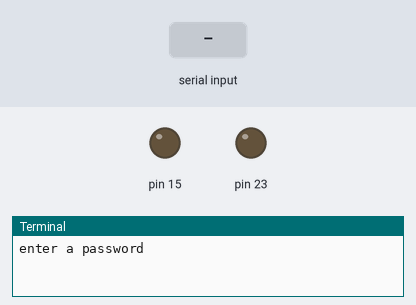
Bench run of a program on a simulated Raspberry Pi (header pin numbers). On the bench: output pins drawn as LEDs (lit = HIGH), the last lines printed to the terminal. Dashed ring = blinking. Inputs (shaded band) come from the test bench.

Above: at 1.2 s.
1.3 s: "1" typed at the terminal, then Enter
At 1.7 s:
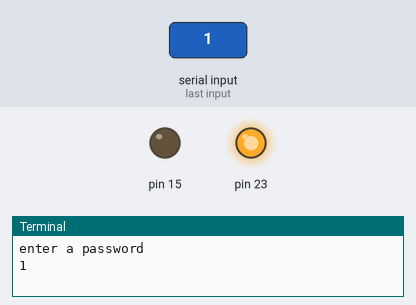
At 7.7 s:
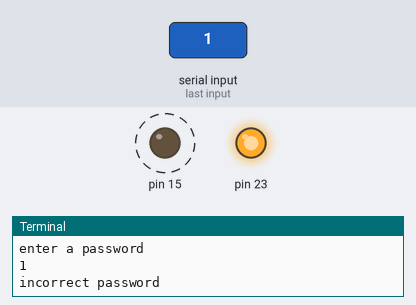
Timing chart, 0 to 9.2 s (numbered marks = the images above; inputs shaded):
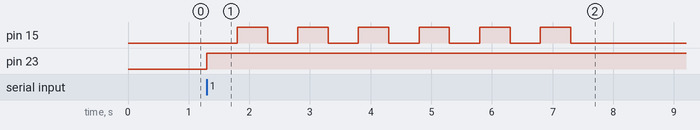

Measured:
- after the input at 1.3 s, pin 15: alternates HIGH for 0.50 s and LOW for 0.50 s, 12 changes in all, then stays LOW, starting after 0.50 s; pin 23: LOW → HIGH at once

The program:

doorrelay.py
```python
import RPi.GPIO as GPIO
import time
GPIO.setmode(GPIO.BOARD)
GPIO.setup(23,GPIO.OUT)
GPIO.setup(15,GPIO.OUT)
while True:
	n = input("enter a password")
	if n == 'simon':
		GPIO.output(23,0)
		print("password correct")
		GPIO.output(15,0)
		time.sleep(5)
		GPIO.output(23,1)
	else:
		GPIO.output(23,1)
		time.sleep(.5)
		print("incorrect password")
		GPIO.output(15,1)
		time.sleep(.5)
		GPIO.output(15,0)
		time.sleep(.5)
		GPIO.output(15,1)
		time.sleep(.5)
		GPIO.output(15,0)
		time.sleep(.5)
		GPIO.output(15,1)
		time.sleep(.5)
		GPIO.output(15,0)
		time.sleep(.5)
		GPIO.output(15,1)
		time.sleep(.5)
		GPIO.output(15,0)
		time.sleep(.5)
		GPIO.output(15,1)
		time.sleep(.5)
		GPIO.output(15,0)
		time.sleep(.5)
		GPIO.output(15,1)
		time.sleep(.5)
		GPIO.output(15,0)
		time.sleep(.5)
```
